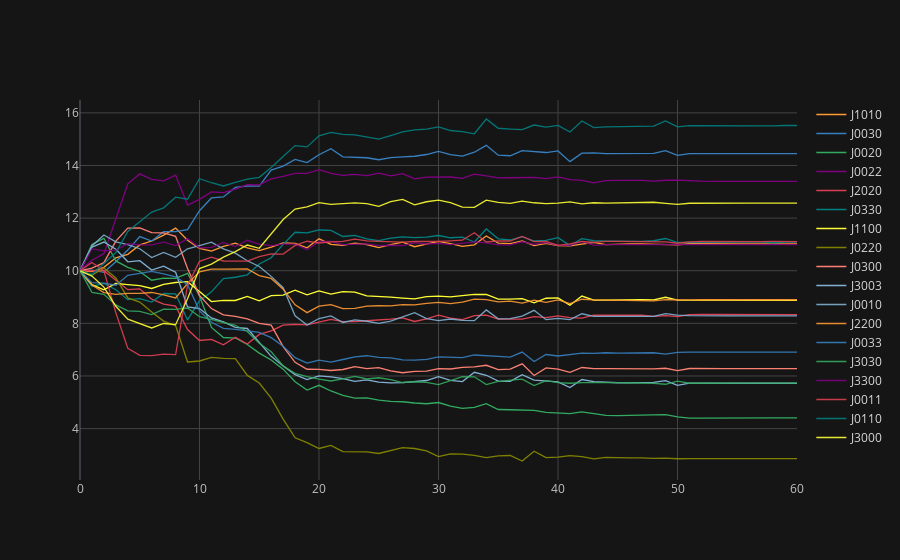

The cell this chart's notebook holds for it:
### Markdown cell above
## See parameter history for single pre-trained nets

### Code cell
Optimizer.load('../data/new_nets/doublefredkin_diagonal(3).pickle').plot_parameters_history()
